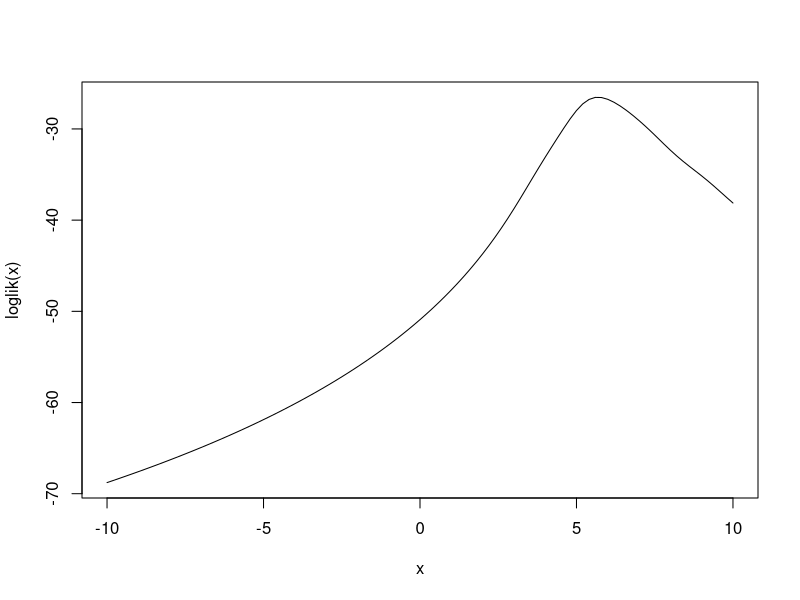
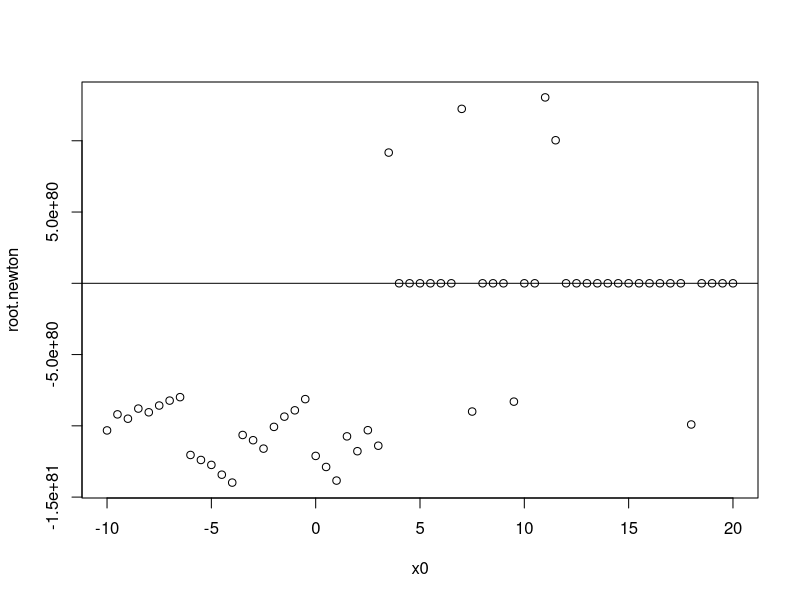
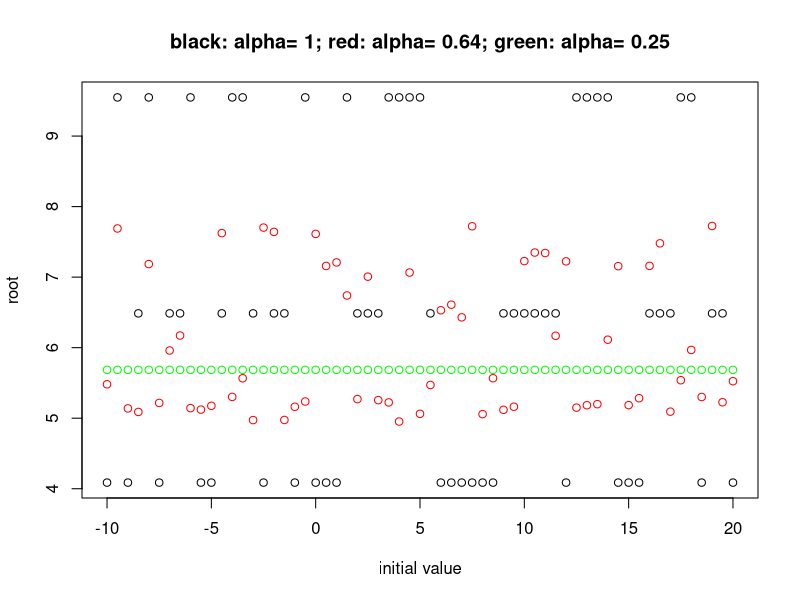
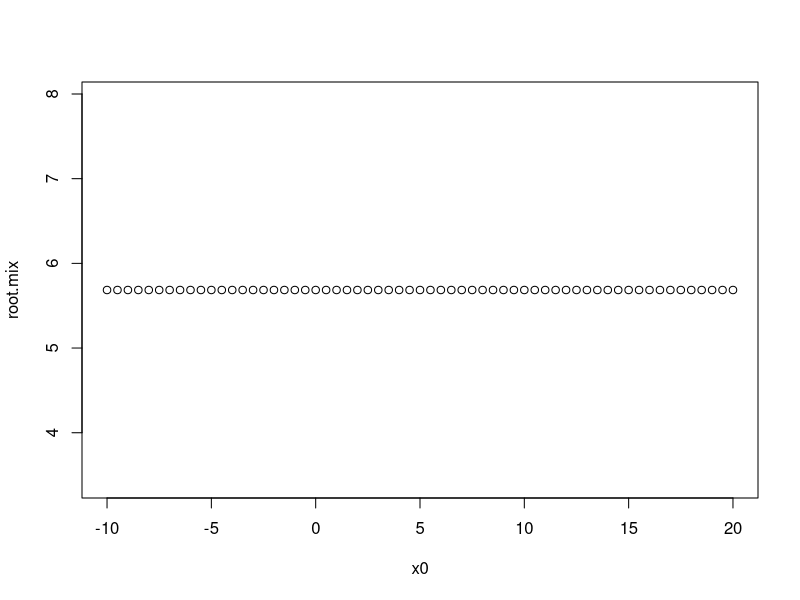

The R script that drew these images, in order:
## ---- chunk 1
# automatically create a bib database for R packages
knitr::write_bib(c(
  .packages(), 'bookdown', 'knitr', 'rmarkdown'
), 'packages.bib')
## ---- chunk 2
set.seed(20180909)
n <- 10
X <- rcauchy(n, location = 5, scale = 1)
loglik.0 <- function(theta) {
  l <- sum(dcauchy(X, location = theta, log = TRUE))
  l
}
loglik <- function(theta) {
  l <- sapply(theta, FUN = loglik.0)
  l
}
curve(loglik, -10, 10)
## ---- chunk 3
library(pracma)
## define the derivitive function
dev.loglik <- function(theta) {
  dev.l <- -2 * sum((theta-X)/(1+(theta-X)^2))
  dev.l
}
## define the hessian function
hessian.loglik <- function(theta) {
  h <- -2 * sum((1-(theta-X)^2) * (1+(theta-X)^2)^(-2))
  h
}
x0 <- seq(-10, 20, by = 0.5)
root.newton <- rep(0, length(x0))
for (i in 1:length(x0)) {
  root.newton[i] <- newtonRaphson(dev.loglik, x0 = x0[i], dfun = hessian.loglik)$root
}
plot(x0, root.newton)
abline(h = 5.442)
root.newton
## ---- chunk 4
## self-defined fixed point methods to find mle
## input gradiant of loglikelihood function, x0 is initial value
FixPoint.mle <- function(dev.loglik, alpha, x0, maxiter = 100, 
                     tol = .Machine$double.eps^0.5){
  x <- x0
  for (i in 1:maxiter) {
   x.new <- alpha * dev.loglik(x) + x
   if (abs(x.new - x) < tol) break
   x <- x.new
  }
  if (i == maxiter) warning("maximum iteration has reached")
  return(list(root = x, niter = i))
}
alpha <- c(1, 0.64, 0.25)
root.fixpoint <- matrix(0, ncol = length(alpha), nrow = length(x0))
for (i in 1:length(alpha)) {
  for (j in 1:length(x0)) {
    root.fixpoint[j, i] <- FixPoint.mle(dev.loglik = dev.loglik, alpha = alpha[i], 
                                        x0 = x0[j])$root
  }
}
plot(x0, root.fixpoint[, 1], ylim = c(min(root.fixpoint), max(root.fixpoint)), 
     ylab = "root", xlab = "initial value", 
     main = paste0("black: ", expression(alpha), "= 1; red: ", expression(alpha), 
     "= 0.64; green: ", expression(alpha), "= 0.25"))
points(x0, root.fixpoint[, 2], col = "red")
points(x0, root.fixpoint[, 3], col = "green")
## ---- chunk 5
## Self-defined fisher scoring method to find mle.
## input gradiant of loglikelihood and sample fisher information.
FisherScore.mle <- function(dev.loglik, information, x0, maxiter = 100,
                            tol = .Machine$double.eps^0.5) {
  x <- x0
  for (i in 1:maxiter) {
    x.new <- x + dev.loglik(x) / information(x)
    if (abs(x.new - x) < tol) break
    x <- x.new
   }
   if (i == maxiter) warning("maximum iteration has reached")
   return(list(root = x, niter = i))
}
FisherNewton.mle <- function(dev.loglik, information, dfun, x0, maxiter = 100, 
                             tol = .Machine$double.eps^0.5) {
  method.fisher <- FisherScore.mle(dev.loglik = dev.loglik, information = information, 
                              x0 = x0, maxiter = maxiter, tol = tol)
  x.fisher <- method.fisher$root
  niter.fisher <- method.fisher$niter
  method.newton <- newtonRaphson(fun = dev.loglik, x0 = x.fisher, dfun = dfun, maxiter = maxiter, 
                        tol = tol)
  return(list(root = method.newton$root, niter.fisher = niter.fisher, 
              niter.newton = method.newton$niter))
}
inf.cauchy <- function(x) n/2

root.mix <- rep(0, length(x0))
for (i in 1:length(x0)) {
  root.mix[i] <- FisherNewton.mle(dev.loglik, inf.cauchy, dfun = hessian.loglik, 
                                  x0 = x0[i])$root
}
plot(x0, root.mix)
## ---- chunk 6
library(microbenchmark)
## comparing the speed of different methods
## use starting point 5, alpha = 0.25 for fixed point method
newton.method <- newtonRaphson(fun = dev.loglik, x0 = 5, dfun = hessian.loglik)
fixpoint.method <- FixPoint.mle(dev.loglik = dev.loglik, alpha = 0.25, x0 = 5)
fishernewton.method <- FisherNewton.mle(dev.loglik = dev.loglik, information = inf.cauchy, 
                                dfun = hessian.loglik, x0 = 5)
list(newton.niter = newton.method$niter, fixpoint.niter = fixpoint.method$niter, 
     fishernewton.niter = c(fishernewton.method$niter.fisher, 
                            fishernewton.method$niter.newton))
